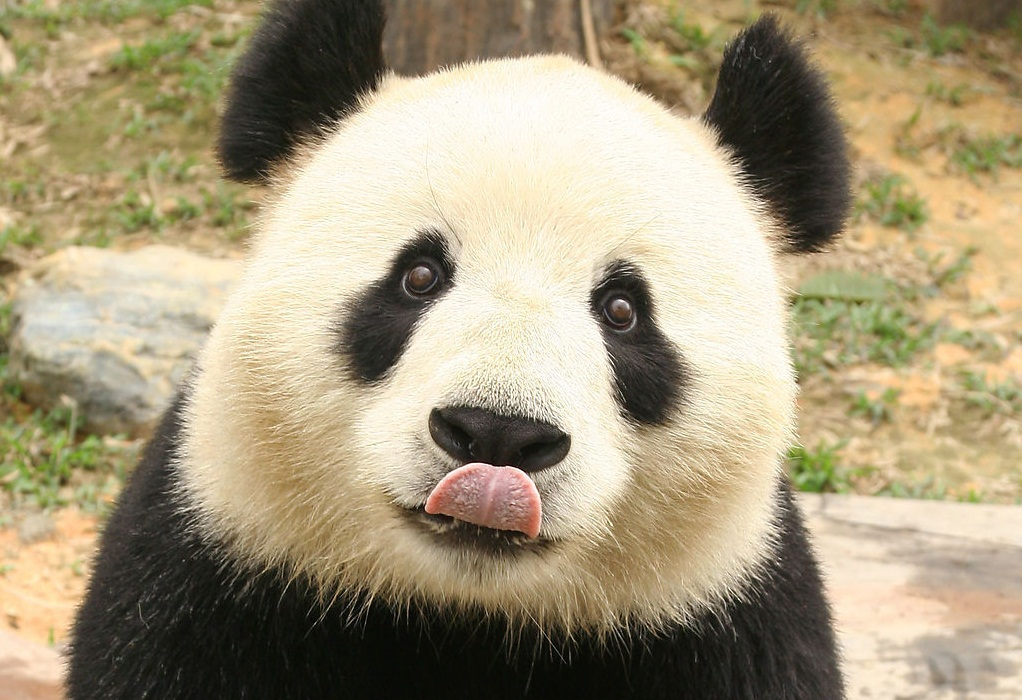
#> input picture panda.jpg, 1022 x 700 px, given in place of the camera
$ python objtrack.py
#> lines starting #> are read from the running program, lines starting #| are printed output that depends on the picture; after the words box and inside, x2 and y2 are one past the last pixel; in counts of white or black regions, pixels touching at a corner belong together
import cv2
import numpy as np


cap = cv2.VideoCapture(0)
while(1):
    # Take each frame
    _, frame = cap.read()
#> frame is the input picture: shape (700, 1022, 3); mean B, G, R 124.2, 152.6, 164.8
    # Convert BGR to HSV
    hsv = cv2.cvtColor(frame, cv2.COLOR_BGR2HSV)
#> hsv: shape (700, 1022, 3); mean H, S, V 22.8, 69.7, 165.3
    # define range of blue color in HSV
    lower_blue = np.array([0,0,150])
    upper_blue = np.array([255,25,255])
    # Threshold the HSV image to get only blue colors
    mask = cv2.inRange(hsv, lower_blue, upper_blue)
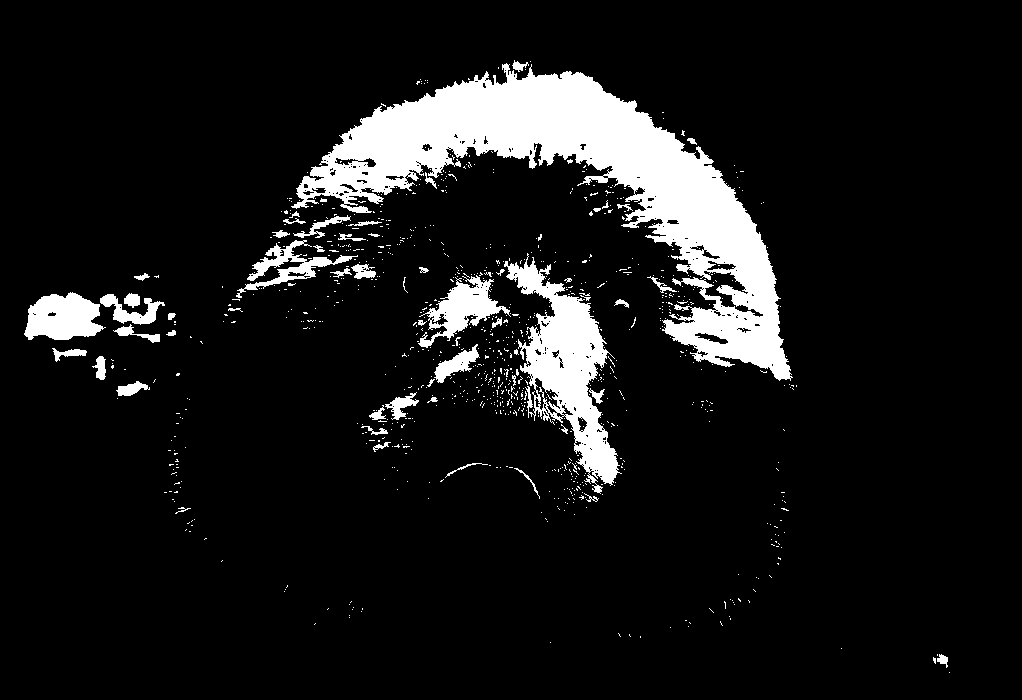
#> mask: shape (700, 1022); 9.7% white; 924 white regions (867 under 20 px), largest, box (x1, y1, x2, y2) and area: (291, 63, 793, 381) 44467, (504, 253, 622, 494) 10148, (24, 292, 106, 340) 2766
    # Bitwise-AND mask and original image
    res = cv2.bitwise_and(frame,frame, mask= mask)
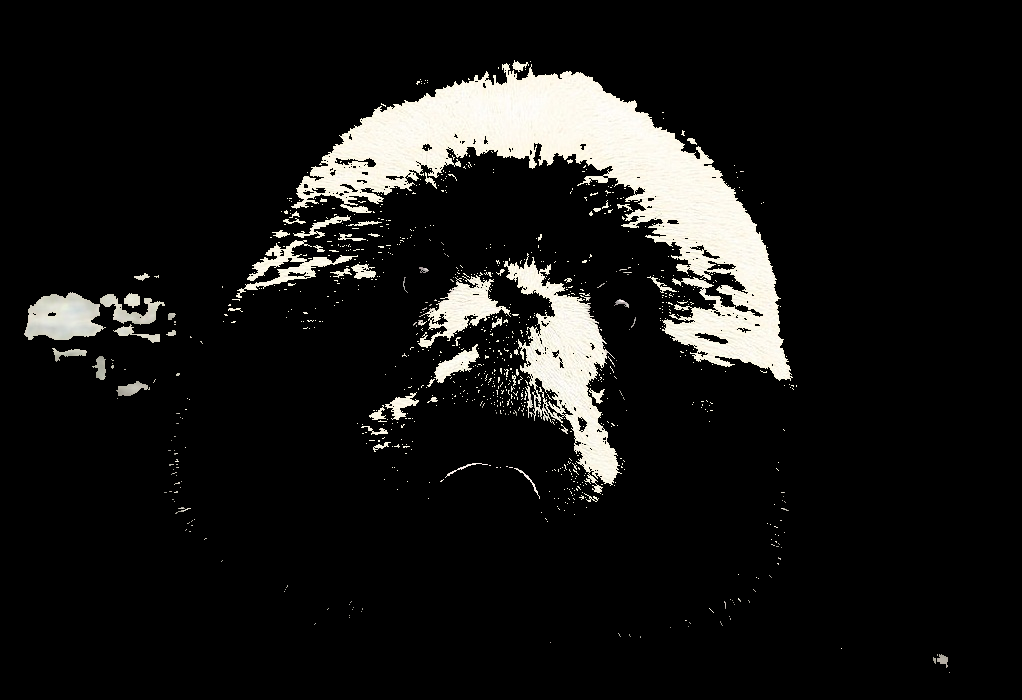
#> res: shape (700, 1022, 3); mean B, G, R 22.4, 23.7, 24
    cv2.imshow('frame',frame)
    cv2.imshow('mask',mask)
    cv2.imshow('res',res)
    k = cv2.waitKey(5) & 0xFF
#> (key Esc is pressed here)
    if k == 27:
        break
cv2.destroyAllWindows()
